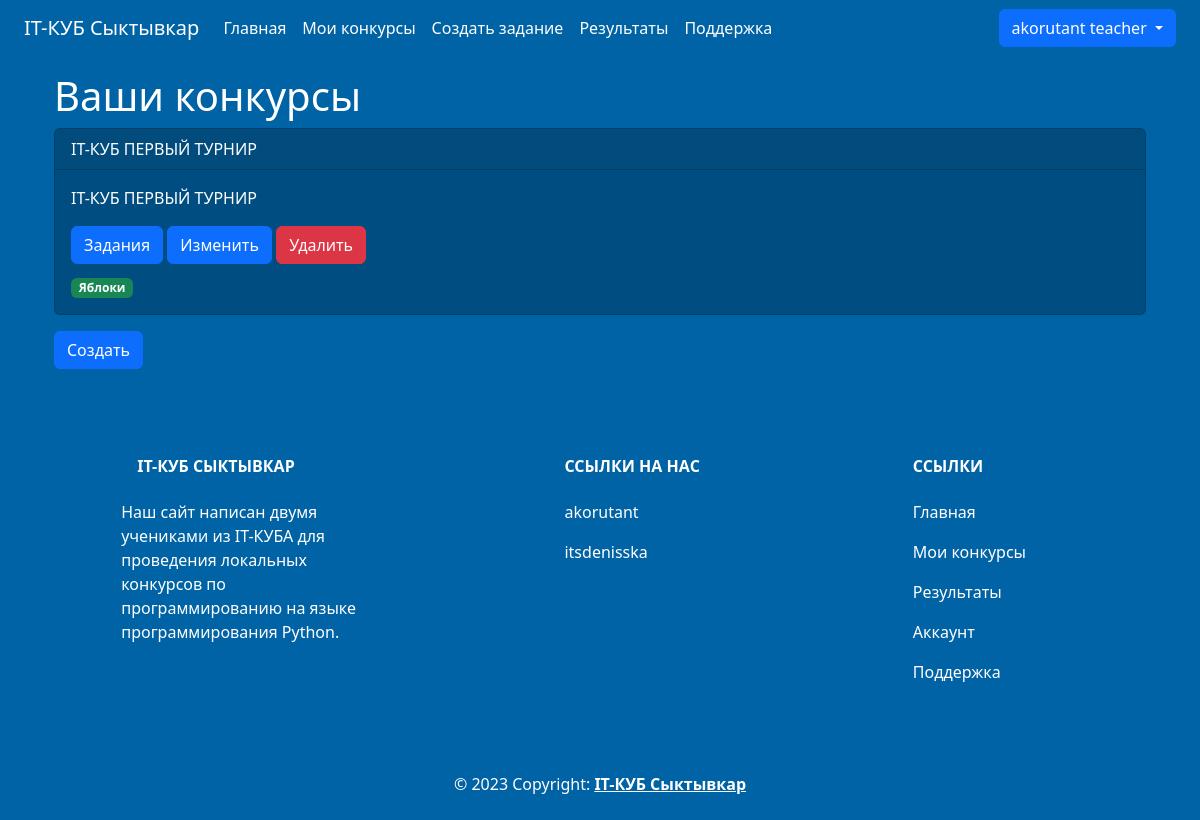
The app's page /contests/teacher_list (signed in) with its own data.
### data/users.py (models this page shows, shortened)
class User(SqlAlchemyBase, UserMixin):
    __tablename__ = 'users'
    id = sqlalchemy.Column(sqlalchemy.Integer,
                           primary_key=True, autoincrement=True)
    login = sqlalchemy.Column(sqlalchemy.String, nullable=False)
    firstname = sqlalchemy.Column(sqlalchemy.String, nullable=False)
    surname = sqlalchemy.Column(sqlalchemy.String, nullable=False)
    patronymic = sqlalchemy.Column(sqlalchemy.String, nullable=False)
    job_title = sqlalchemy.Column(sqlalchemy.String, nullable=False)
    email = sqlalchemy.Column(sqlalchemy.String,
                              index=True, unique=True, nullable=False)
    hashed_password = sqlalchemy.Column(sqlalchemy.String, nullable=False)
    count_contests = sqlalchemy.Column(sqlalchemy.Integer, nullable=False, default=0)
    count_wins = sqlalchemy.Column(sqlalchemy.Integer, nullable=False, default=0)
    avatar = sqlalchemy.Column(sqlalchemy.String, nullable=True)
    created_date = sqlalchemy.Column(sqlalchemy.DateTime,
                                     default=datetime.now)
    contest_results = orm.relationship("ContestResults")

### data/contests.py (models this page shows)
class Contest(SqlAlchemyBase):
    __tablename__ = "contests"
    id = sqlalchemy.Column(sqlalchemy.Integer,
                           primary_key=True, autoincrement=True)
    title = sqlalchemy.Column(sqlalchemy.String, nullable=False, unique=True)
    description = sqlalchemy.Column(sqlalchemy.String, nullable=False)
    author_id = sqlalchemy.Column(sqlalchemy.Integer,
                                  sqlalchemy.ForeignKey("teachers.user_id"))
    join_deadline = sqlalchemy.Column(sqlalchemy.DateTime, nullable=False)
    end_deadline = sqlalchemy.Column(sqlalchemy.DateTime, nullable=False)
    teacher = orm.relationship('Teacher')
    tasks = orm.relationship('Task', secondary='contest_to_task', backref='contest')
    contest_results = orm.relationship("ContestResults")

### data/tasks.py (models this page shows)
class Task(SqlAlchemyBase):
    __tablename__ = "tasks"
    id = sqlalchemy.Column(sqlalchemy.Integer,
                           primary_key=True, autoincrement=True)
    title = sqlalchemy.Column(sqlalchemy.String, nullable=False)
    description = sqlalchemy.Column(sqlalchemy.String, nullable=False)
    input = sqlalchemy.Column(sqlalchemy.String, nullable=False)
    output = sqlalchemy.Column(sqlalchemy.String, nullable=False)
    author_id = sqlalchemy.Column(sqlalchemy.Integer, sqlalchemy.ForeignKey("teachers.user_id"))
    teacher = orm.relationship("Teacher")
    contests = orm.relationship('Contest', secondary='contest_to_task', backref='task')

### main.py (the view)
@app.route("/contests/teacher_list")
@login_required
def contests_teacher():
    if current_user.job_title == "teacher":
        db_sess = db_session.create_session()
        contests_data = db_sess.query(Contest).filter(Contest.author_id == current_user.id).all()
        return render_template("teacher_contests.html",
                               title="Список конкурсов",
                               contests=contests_data)
    return redirect(url_for("index"))

### data/db_session.py (called while the page is built)
def create_session() -> Session:
    global __factory
    return __factory()

### main.py (called while the page is built)
@login_manager.user_loader
def load_user(user_id):
    db_sess = db_session.create_session()
    return db_sess.query(User).get(user_id)

### templates/teacher_contests.html
{% extends "base.html" %} {% block content %}
    {% if contests %}
<div class="container mt-3 text-white">
    <h1>Ваши конкурсы</h1>
    {% for contest in contests %}
        <div class="card card-background mb-3">
            <div class="card-header text-white">{{ contest.title }}</div>
            <div class="card-body text-white">
                <p class="card-text">{{ contest.description }}</p>
                <a class="btn btn-primary" href="{{ url_for('tasks', contest_id=contest.id) }}">Задания</a>
                <a class="btn btn-primary" href="{{ url_for('contests_edit', id=contest.id) }}">Изменить</a>
                <a class="btn btn-danger" href="{{ url_for('contest_delete', id=contest.id) }}">Удалить</a>
                <div style="margin-top: 10px;">
                {% for task in contest.tasks %}
                    <span class="badge bg-success">{{ task.title }}</span>
                {% endfor %}
                </div>
            </div>
        </div>
    {% endfor %}
    <a class="btn btn-primary" href="{{ url_for('contests_add') }}">Создать</a>
</div>
{% else %}
    <h1 class="text-white mt-5">Вы ещё не создали конкурсы</h1>
    <a class="btn btn-primary mt-1" href="{{ url_for('contests_add') }}">Создать</a>
{% endif %}
{% endblock %}

### templates/base.html (shortened to what this page needs)
<!DOCTYPE html>
<html lang="ru">
<head>
    <link
            rel="stylesheet"
            href="https://stackpath.bootstrapcdn.com/bootstrap/4.4.1/css/bootstrap.min.css"
    />
    <link
            href="https://cdn.jsdelivr.net/npm/bootstrap@5.3.0-alpha3/dist/css/bootstrap.min.css"
            rel="stylesheet"
    />
    <link rel="stylesheet" href="{{ url_for('static', filename='css/style.css') }}"/>
</head>
<body class="navbar-background">
<header class="container-fluid navbar-background">
    <nav class="navbar navbar-expand-lg navbar-background">
        <div class="container-fluid">
            <a class="navbar-brand text-white" href="{{ url_for('index') }}">IT-КУБ Сыктывкар</a>
            <div
                    class="collapse navbar-collapse justify-content-between"
                    id="navbarSupportedContent"
            >
                <ul class="navbar-nav me-auto mb-2 mb-lg-0">
                    <li class="nav-item">
                        <a
                                class="nav-link active text-white"
                                aria-current="page"
                                href="{{ url_for('index') }}"
                        >Главная</a
                        >
                    </li>
                    {% if current_user.is_authenticated %}
                    {% if current_user.job_title == "teacher" %}
                    <li>
                        <a class="nav-link text-white" href="{{ url_for('contests_teacher') }}">Мои конкурсы</a>
                    </li>
                    <li>
                        <a class="nav-link text-white" href="{{ url_for('tasks_add') }}">Создать задание</a>
                    </li>
                    {% endif %}
                    <li class="nav-item">
                        <a class="nav-link text-white" href="{{ url_for('results') }}">Результаты</a>
                    </li>
                    {% endif %}
                    <li class="nav-item">
                        <a class="nav-link text-white" href="{{ url_for('help') }}">Поддержка</a>
                    </li>
                </ul>
                <div>
                    {% if current_user.is_authenticated %}
                    <div class="btn-group dropdown-center">
                        <button type="button" class="btn btn-primary dropdown-toggle"
                                data-bs-toggle="dropdown"
                                aria-expanded="false">
                            {{ current_user.login }}
                        </button>
                    </div>
                    {% else %}
                    <a class="btn btn-primary" href="{{ url_for('login') }}">Войти</a>
                    <a class="btn btn-primary" href="{{ url_for('register') }}">Регистрация</a>
                    {% endif %}
                </div>
            </div>
        </div>
    </nav>
</header>
<main role="main" class="container">
    {% block content %} {% endblock %}
</main>
<footer class="text-center text-lg-start navbar-background text-muted">
    <section
            class="d-flex justify-content-center justify-content-lg-between p-4"
    >
        <div class="container text-center text-md-start mt-5 text-white">
            <div class="row mt-3">
                <div class="col-md-3 col-lg-4 col-xl-3 mx-auto mb-4">
                    <h6 class="text-uppercase fw-bold mb-4">
                        IT-КУБ Сыктывкар
                    </h6>
                    <p>Наш сайт написан двумя учениками из IT-КУБА для проведения локальных конкурсов по программированию на языке программирования Python.</p>
                </div>
                <div class="col-md-2 col-lg-2 col-xl-2 mx-auto mb-4">
                    <h6 class="text-uppercase fw-bold mb-4">Ссылки на нас</h6>
                    <p>
                        <a href="https://akoru.works/" class="nav-link text-white">akorutant</a>
                    </p>
                    <p>
                        <a href="https://t.me/itsdenisska" class="nav-link text-white">itsdenisska</a>
                    </p>
                </div>
                <div class="col-md-3 col-lg-2 col-xl-2 mx-auto mb-4">
                    <h6 class="text-uppercase fw-bold mb-4">Ссылки</h6>
                    <p>
                        <a href="{{ url_for('index') }}" class="nav-link text-white">Главная</a>
                    </p>
                    {% if current_user.is_authenticated %}
                    {% if current_user.job_title == "teacher" %}
                    <p>
                        <a class="nav-link text-white" href="{{ url_for('contests_teacher') }}">Мои конкурсы</a>
                    </p>
                    {% endif %}
                    <p>
                        <a href="{{ url_for('results') }}" class="nav-link text-white">Результаты</a>
                    </p>
                    <p>
                        <a class="nav-link text-white" href="{{ url_for('account', user_id=current_user.id) }}">Аккаунт</a>
                    </p>
                    {% endif %}
                    <p>
                        <a href="{{ url_for('help') }}" class="nav-link text-white">Поддержка</a>
                    </p>
                </div>
            </div>
        </div>
    </section>
    <div class="text-center p-4 text-white">
        © 2023 Copyright:
        <a class="text-reset fw-bold" href="{{ url_for('index') }}">IT-КУБ Сыктывкар</a>
    </div>
</footer>
</body>
</html>

### static/css/style.css (style rules this page uses)
.navbar-background { background-color: #0063a6; }
.card-background { background-color: #004e81; }

### records on screen
User: login "akorutant teacher"
Contest: title "IT-КУБ ПЕРВЫЙ ТУРНИР", description "IT-КУБ ПЕРВЫЙ ТУРНИР"
Task: title "Яблоки"
